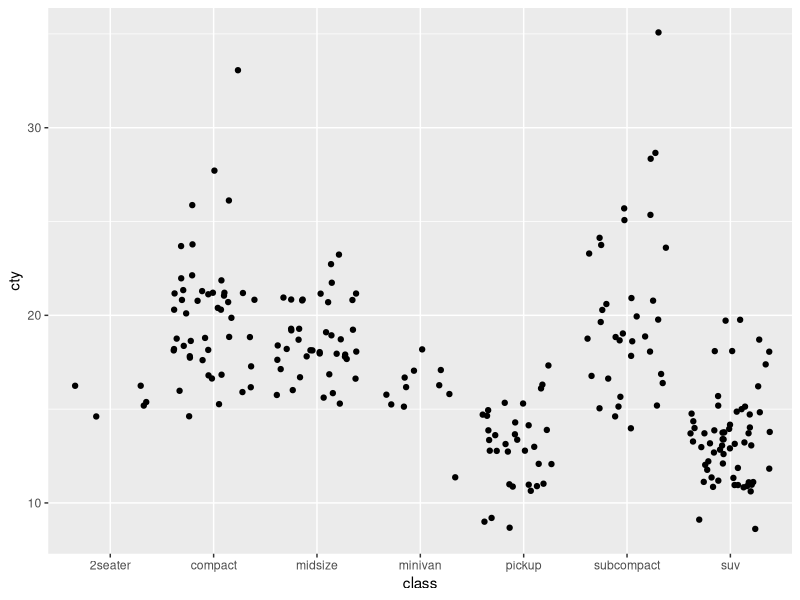

Here is the R script that generated this plot:
## ---- chunk 1
knitr::opts_chunk$set(echo = TRUE)
library(tidyverse)

## ---- chunk 2
ggplot(data = mpg, aes(x = class, y = cty)) +
	geom_jitter()
